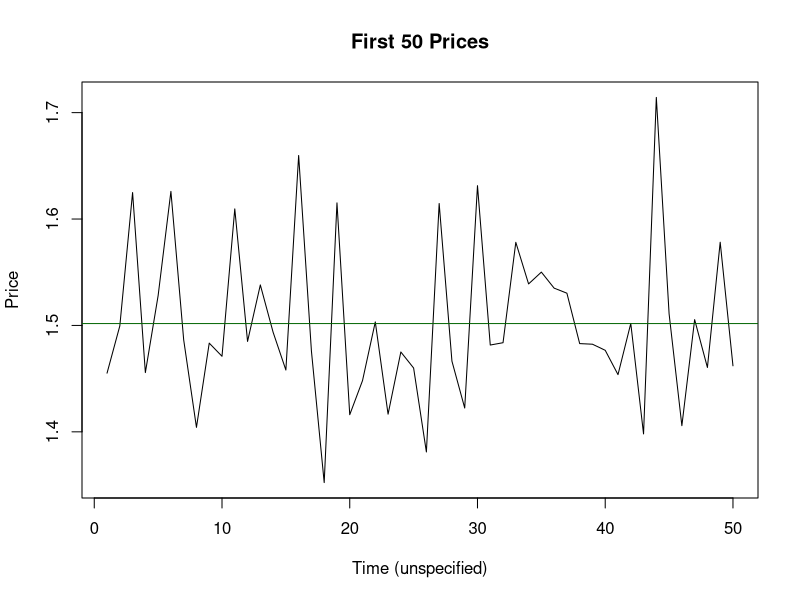
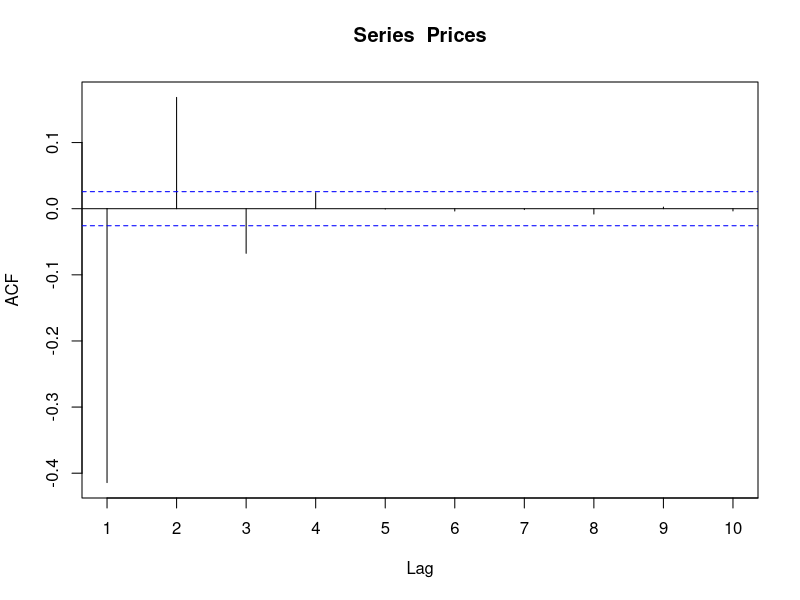
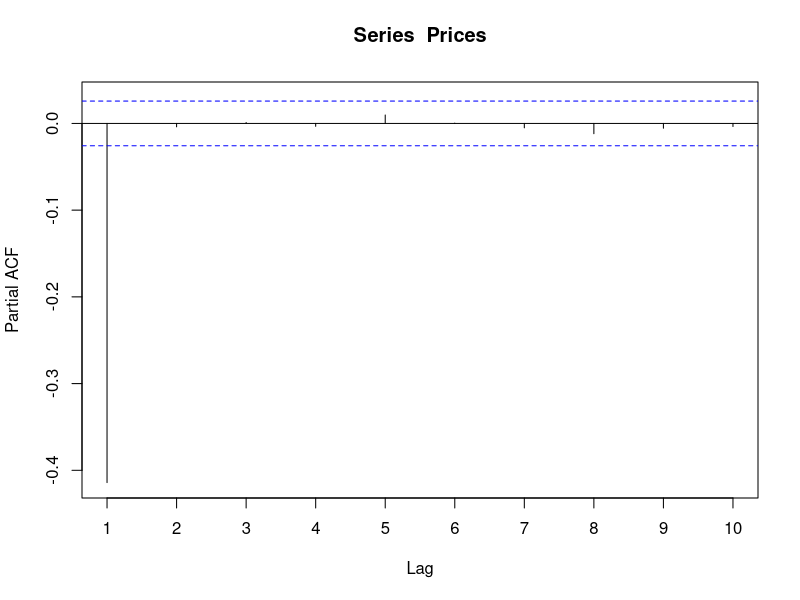
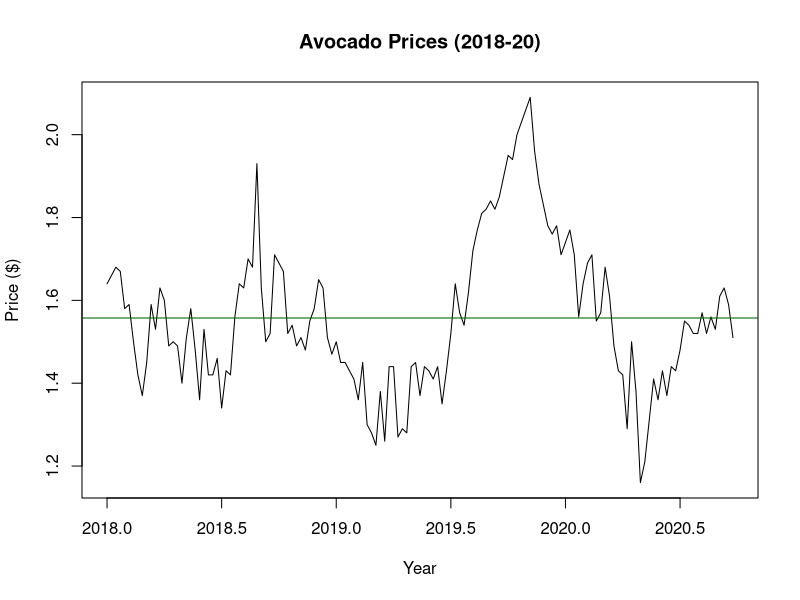
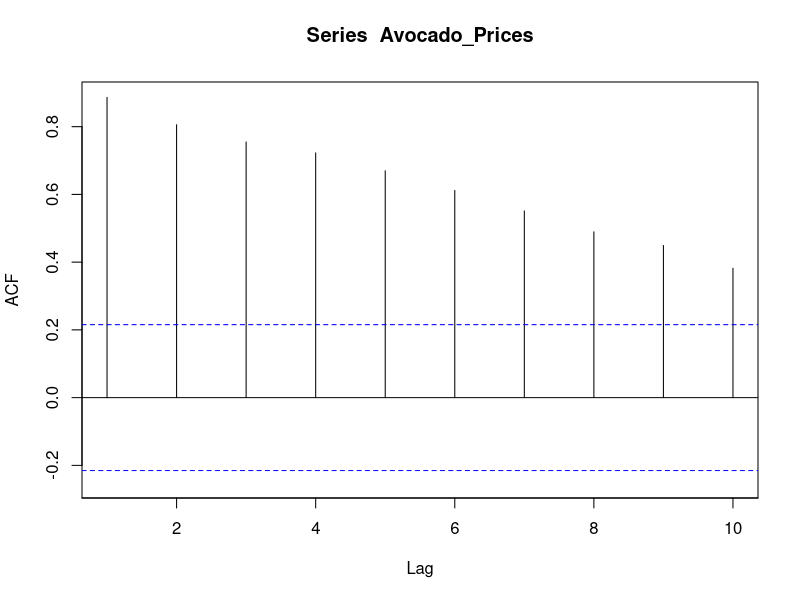
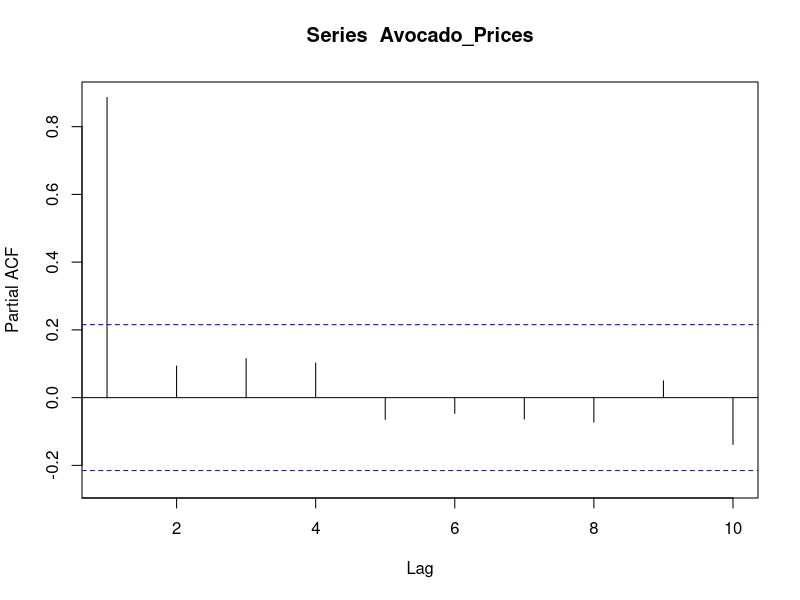
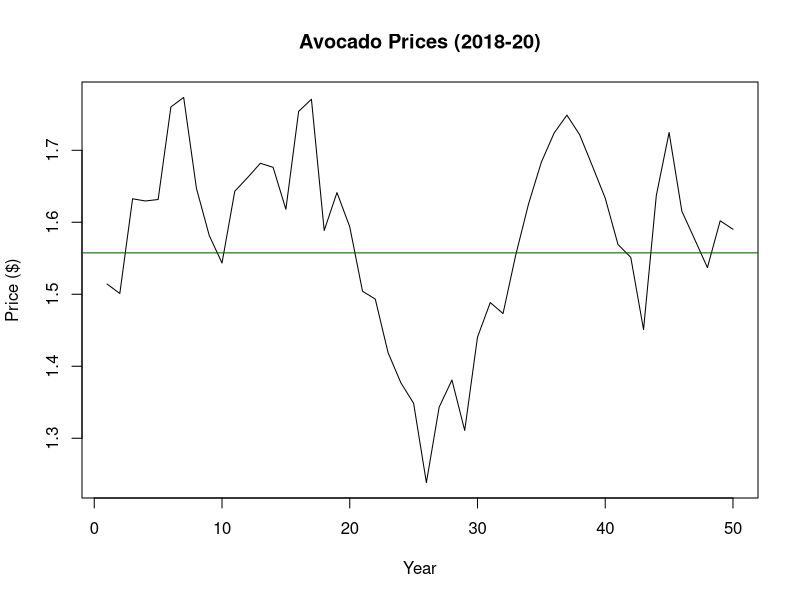
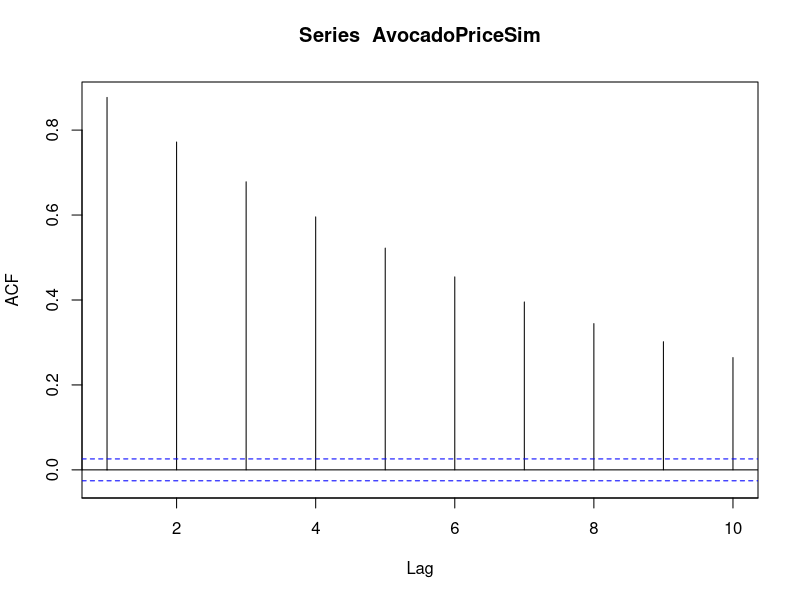

Recreate these plots in R, in order.
## ---- chunk 1
knitr::opts_chunk$set(echo = TRUE)
## ---- chunk 2
PStar = 1.5 #Long run equilibrium price
Phi = -0.4 #Persistence factor
n = 10000 #number of prices
meanEr = 0 #Mean error
stdDvEr = 0.08 #Std Deviation error
set.seed(123)
error = rnorm(n=n, mean = meanEr, sd=stdDvEr)
PriceSimulator <- function(PStar, Phi, error) {
  Prices = c() #List of prices
  P0 = PStar #Setting initial price to equilibrium price
  for (i in 1:n) {
    pt = PStar*(1-Phi) + Phi*P0 + error[i]
    Prices = c(Prices, pt)
    P0 = pt
  }
  return(Prices)
}
Prices <- PriceSimulator(PStar,Phi,error)
## ---- chunk 3
plot(ts(Prices[1:50]), main="First 50 Prices", ylab="Price", xlab="Time (unspecified)")
abline(h=mean(Prices[1:50]), col="dark green")
## ---- chunk 4
library(forecast)
Acf(Prices,lag.max = 10, plot=TRUE, type="correlation", ci=0.99)
Pacf(Prices, lag.max=10, plot=TRUE, ci=0.99)
## ---- chunk 5
library(dynlm)
options(scipen=999)
PricesTS <- dynlm(Prices~L(Prices,-1))
summary(PricesTS)
## ---- chunk 6
library(tidyverse)
avocado <- read_csv("avocado.csv")
Avocado_Prices <- ts(avocado$Avocado_Prices,frequency=52,start=c(2018,1))
## ---- chunk 7
plot(Avocado_Prices, xlab="Year", ylab="Price ($)", main="Avocado Prices (2018-20)")
TimeMean = mean(Avocado_Prices) #Time Mean
abline(h=TimeMean,col="dark green")
## ---- chunk 8
Acf(Avocado_Prices,lag.max = 10, plot=TRUE, type="correlation", ci=0.99)
Pacf(Avocado_Prices,lag.max = 10, plot=TRUE, ci=0.99)
## ---- chunk 9

ar_1<-Arima(Avocado_Prices,order=c(1,0,0))
(ar_1)

AvocadoPhi <- ar_1$coef[1] #Phi
AvocadoPStar <- ar_1$coef[2] #/(1-AvocadoPhi) #Long Run Equilibrium Price
## ---- chunk 10
AvocadoPriceSim <- ts(PriceSimulator(PStar=AvocadoPStar, Phi=AvocadoPhi, error=error),
                      frequency=52, start=c(2018,1))

plot(ts(AvocadoPriceSim[1:50]), xlab="Year", ylab="Price ($)", main="Avocado Prices (2018-20)")
TimeMeanSim = mean(AvocadoPriceSim) #Time Mean
abline(h=TimeMeanSim,col="dark green")

Acf(AvocadoPriceSim,lag.max = 10, plot=TRUE, type="correlation", ci=0.99)
Pacf(AvocadoPriceSim,lag.max = 10, plot=TRUE, ci=0.99)
## ---- chunk 11
AvocadoResiduals <- ar_1$residuals
Acf(AvocadoResiduals,lag.max = 10, plot=TRUE, type="correlation", ci=0.99)
Pacf(AvocadoResiduals,lag.max = 10, plot=TRUE, ci=0.99)
## ---- chunk 12
forecasts <- forecast(Avocado_Prices)$mean[1:5]
## ---- chunk 13
plot(ts(c(Avocado_Prices,forecasts),frequency=52,start=c(2018,1)),ylab="Price ($)",main="Avocado Prices and Forecast")
lines(ts(forecasts,frequency=52,start=c(2020,40)), col="red")
abline(h=mean(c(Avocado_Prices,forecasts)),col="darkgreen")
